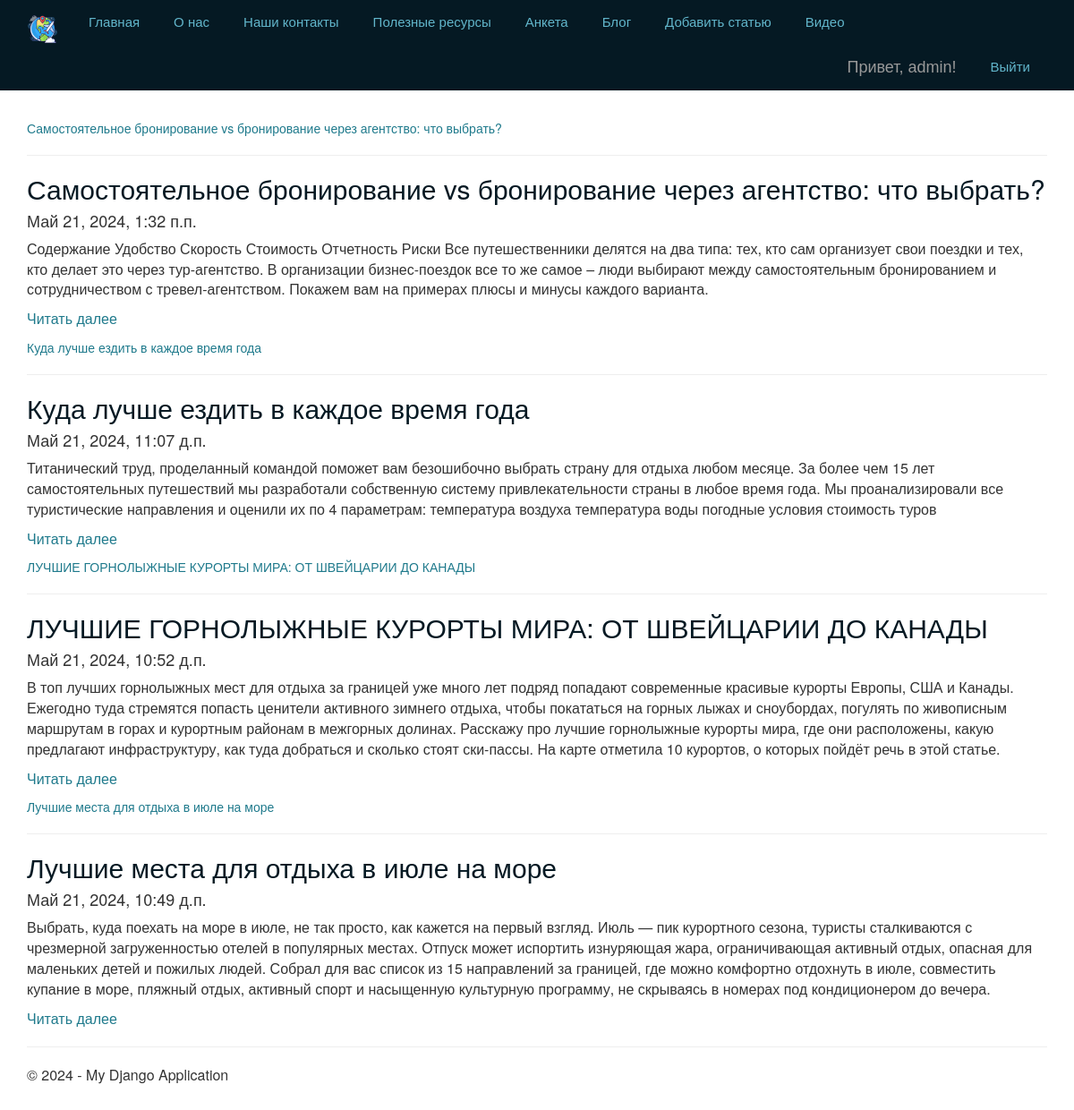
Page /blog/ (signed in) on the committed database.
### app/models.py (models this page shows, shortened)
class Blog(models.Model):
    title = models.CharField(max_length=100, unique=True, verbose_name="Заголовок")
    description = models.TextField(verbose_name="Краткое содержание")
    content = models.TextField(verbose_name="Полное содержание")
    posted = models.DateTimeField(default=datetime.now, db_index=True, verbose_name="Опубликована")
    author = models.ForeignKey(User, null=True, blank=True, on_delete=models.SET_NULL, verbose_name="Автор")
    image = models.FileField(default='temp.jpg', verbose_name="Путь к картинке")
    class Meta:
        ordering = ["-posted"]
        verbose_name = "статья блога"
        verbose_name_plural = "статьи блога"

### app/views.py (the view)
# urls.py: path('blog/', views.blog, name='blog'),
def blog(request):
    assert isinstance(request, HttpRequest)
    posts = Blog.objects.all()  # запрос на выбор всех статей блога из модели
    return render(
        request,
        'app/blog.html',
        {
            'title': 'Блог',
            'posts': posts,  # передача списка статей в шаблон веб-страницы
            'year': datetime.now().year,
        }
    )

### app/templates/app/blog.html
{% extends "app/layout.html" %}
{% block content %}
<h2>{{ title }}</h2>
<br />
{% for post in posts %}
<a href="{% url 'blogpost' parametr=post.id %}">{{ post.title }}</a>
<hr />
<div class="">
    <h2> {{post.title}} </h2>
    <h4> {{post.posted}} </h4>
    <p> {{post.description}} </p>
    <p><a href="{% url 'blogpost' parametr=post.id %}"> Читать далее </a> </p>
</div>
{% endfor %}
{% endblock %}

### app/templates/app/loginpartial.html (shortened to what this page needs)
﻿{% if user.is_authenticated %}
<form id="logoutForm" action="/logout/" method="post" class="navbar-right">
    <ul class="nav navbar-nav navbar-right">
        <li><span class="navbar-brand">Привет, {{ user.username }}!</span></li>
        <li><a href="javascript:document.getElementById('logoutForm').submit()">Выйти</a></li>
    </ul>
</form>
{% else %}
<ul class="nav navbar-nav navbar-right">
    <li><a href="{% url 'login' %}">Войти</a></li>
</ul>
{% endif %}

### app/static/app/content/site.css (style rules this page uses)
body { padding-top: 50px; padding-bottom: 20px; }

### app/templates/app/layout.html (style rules this page uses)
.navbar-inverse .navbar-nav { text-align: center; }
.navbar-inverse .navbar-nav > li { display: inline-block; margin: 0 4px; }
.navbar-inverse .navbar-nav > li > a { color: #62b6cb; }
h1, h2, h3 { color: #051923; }
p { font-size: 16px; }
a { text-decoration: none; color: #1f7a8c; }

### rows in the picture
Blog: title "Самостоятельное бронирование vs бронирование через агентство: что выбрать?", posted "Май 21, 2024, 1:32 п.п.", description "Содержание Удобство Скорость Стоимость Отчетность Риски Все путешественники делятся на два типа: тех, кто сам организует свои поездки и тех, кто делает это через тур-агентство. В организации бизнес-поездок все то же самое – люди выбирают между самостоятельным бронированием и сотрудничеством с тревел-агентством. Покажем вам на примерах плюсы и минусы каждого варианта."
Blog: title "Куда лучше ездить в каждое время года", posted "Май 21, 2024, 11:07 д.п.", description "Титанический труд, проделанный командой поможет вам безошибочно выбрать страну для отдыха любом месяце. За более чем 15 лет самостоятельных путешествий мы разработали собственную систему привлекательности страны в любое время года. Мы проанализировали все туристические направления и оценили их по 4 параметрам: температура воздуха температура воды погодные условия стоимость туров"
Blog: title "ЛУЧШИЕ ГОРНОЛЫЖНЫЕ КУРОРТЫ МИРА: ОТ ШВЕЙЦАРИИ ДО КАНАДЫ", posted "Май 21, 2024, 10:52 д.п.", description "В топ лучших горнолыжных мест для отдыха за границей уже много лет подряд попадают современные красивые курорты Европы, США и Канады. Ежегодно туда стремятся попасть ценители активного зимнего отдыха, чтобы покататься на горных лыжах и сноубордах, погулять по живописным маршрутам в горах и курортным районам в межгорных долинах. Расскажу про лучшие горнолыжные курорты мира, где они расположены, какую предлагают инфраструктуру, как туда добраться и сколько стоят ски-пассы. На карте отметила 10 курортов, о которых пойдёт речь в этой статье."
Blog: title "Лучшие места для отдыха в июле на море", posted "Май 21, 2024, 10:49 д.п.", description "Выбрать, куда поехать на море в июле, не так просто, как кажется на первый взгляд. Июль — пик курортного сезона, туристы сталкиваются с чрезмерной загруженностью отелей в популярных местах. Отпуск может испортить изнуряющая жара, ограничивающая активный отдых, опасная для маленьких детей и пожилых людей. Собрал для вас список из 15 направлений за границей, где можно комфортно отдохнуть в июле, совместить купание в море, пляжный отдых, активный спорт и насыщенную культурную программу, не скрываясь в номерах под кондиционером до вечера."

### other values in the picture
{{ user.username }} "admin"
